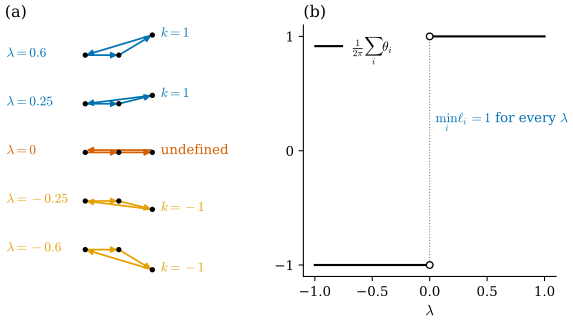

The Python source for this figure:
"""Figure 37.4.3: nonzero edge lengths are not enough.

The triangles gamma_0 = (0, 0), gamma_1 = (1, 0), gamma_2(lambda) = (2, lambda): every edge length stays >= 1, but at
lambda = 0 the curve backtracks (turning angles +-pi are undefined) and the discrete turning number jumps from 1 to -1.
(a) the triangles for lambda = 0.6, 0.25, 0, -0.25, -0.6; (b) the turning angle sum / 2 pi and the minimal edge length
as functions of lambda.

Run: PYTHONPATH=tools python3 chapters/37-curves-smooth-discrete/figures/fig-37-4-3-nonregular-path.py
"""
import sys
from pathlib import Path

import numpy as np

sys.path.insert(0, str(Path(__file__).resolve().parents[1] / "lib"))
import dgfig  # noqa: E402
dgfig.setup()
import matplotlib.pyplot as plt  # noqa: E402

import dgdec as dd  # noqa: E402

C = dgfig.COLORS


def tri(lam):
    return np.array([[0.0, 0.0], [1.0, 0.0], [2.0, lam]])


lams = np.linspace(-1, 1, 401)
lams = lams[np.abs(lams) > 1e-9]
ks = np.array([dd.turning_angles(tri(l_), True).sum() / (2 * np.pi) for l_ in lams])
emin = np.array([dd.curve_edge_lengths(tri(l_), True).min() for l_ in lams])
assert np.allclose(ks[lams > 0], 1) and np.allclose(ks[lams < 0], -1) and np.allclose(emin, 1)
th0 = np.array([0.0, 0.0])
E0 = dd.curve_edge_vectors(tri(0.0), True)
T0 = E0 / np.linalg.norm(E0, axis=1, keepdims=True)
assert np.allclose(T0[2], -T0[1]) and np.allclose(T0[0], -T0[2])    # backtracking at gamma_2 and gamma_0

fig, (ax, bx) = plt.subplots(1, 2, figsize=(7.0, 3.6), gridspec_kw={"width_ratios": [1.25, 1]})
for j, lam in enumerate([0.6, 0.25, 0.0, -0.25, -0.6]):
    P = tri(lam) + np.array([0.0, -1.45 * j])
    col = C["normal"] if lam == 0 else (C["tangent"] if lam > 0 else C["accent"])
    for i in range(3):
        a, b = P[i], P[(i + 1) % 3]
        off = np.array([0.0, 0.07]) if (lam == 0 and i == 2) else np.zeros(2)
        ax.annotate("", xy=b + off, xytext=a + off, arrowprops=dict(arrowstyle="-|>", color=col, lw=1.3,
                                                                    mutation_scale=9, shrinkA=1, shrinkB=1))
    ax.plot(P[:, 0], P[:, 1], "o", color=C["main"], ms=3, zorder=5)
    lab = r"$\lambda = %g$" % lam
    ax.text(-2.35, P[0, 1] - 0.05, lab, fontsize=10, color=col)
    kk = "undefined" if lam == 0 else (r"$k = 1$" if lam > 0 else r"$k = -1$")
    ax.text(2.25, P[2, 1] - 0.05 if lam != 0 else P[2, 1] - 0.05, kk, fontsize=10, color=col)
ax.set_xlim(-2.4, 3.7)
ax.set_ylim(-6.6, 0.9)
ax.set_aspect("equal")
ax.set_axis_off()
ax.set_title("(a)", fontsize=12, loc="left")

bx.plot(lams[lams > 0], ks[lams > 0], color=C["main"], lw=1.6)
bx.plot(lams[lams < 0], ks[lams < 0], color=C["main"], lw=1.6, label=r"$\frac{1}{2\pi}\sum_i\theta_i$")
bx.plot([0, 0], [1, -1], color=C["aux"], lw=0.8, ls=":")
bx.text(0.05, 0.25, r"$\min_i \ell_i = 1$ for every $\lambda$", fontsize=10, color=C["tangent"])
bx.plot([0], [1], "o", mfc="white", mec=C["main"], ms=5, zorder=5)
bx.plot([0], [-1], "o", mfc="white", mec=C["main"], ms=5, zorder=5)
bx.set_xlabel(r"$\lambda$")
bx.set_yticks([-1, 0, 1])
bx.legend(fontsize=10, frameon=False, loc="upper left")
bx.set_title("(b)", fontsize=12, loc="left")
for sp2 in ("top", "right"):
    bx.spines[sp2].set_visible(False)
fig.tight_layout()
dgfig.save(fig, __file__)
